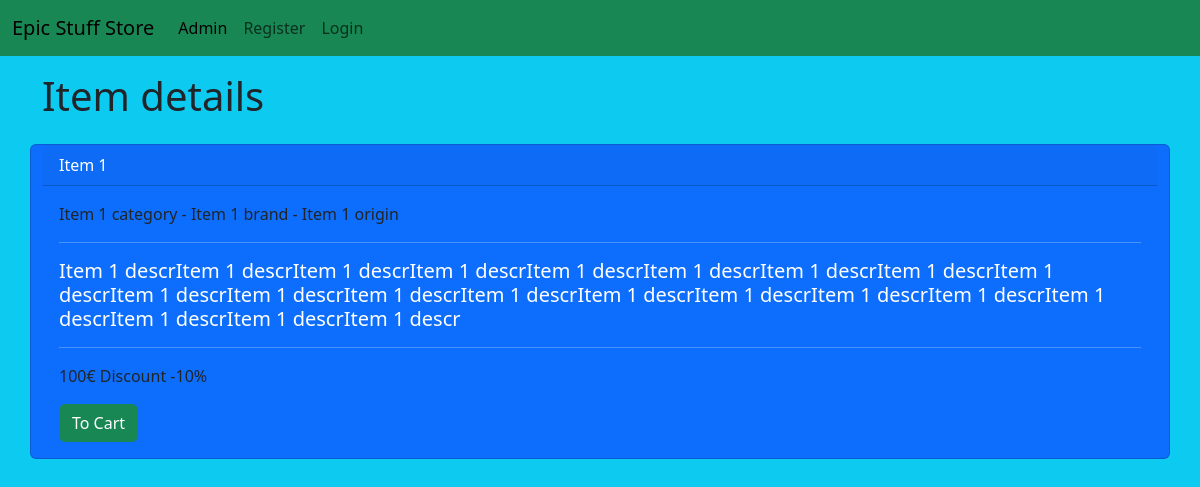
Screenshot of /item/1/ with the database file from the repository.
### items/models.py (models this page shows, shortened)
class StoreItem(models.Model):
    title = models.CharField(max_length=50)
    description = models.CharField(max_length=500)
    origin = models.CharField(max_length=20)
    brand = models.CharField(max_length=20)
    category = models.CharField(max_length=20)
    price = models.PositiveIntegerField()
    discount = models.PositiveIntegerField()
    amount_sold = models.PositiveIntegerField()

### items/views.py (the view)
# urls.py: path("item/<int:pk>/", views.item_detail, name="detail"),
def item_detail(request, pk):
    item = models.StoreItem.objects.get(pk=pk)
    return render(request, "item_details.html", context={"item": item})

### items/templates/item_details.html
{% extends "base.html" %}
{% block body %}
  <h1 class="mt-3">Item details</h1>
  <div class="col-12">
    <div class="row">
      <div class="card text-bg-primary me-3 mt-3">
        <div class="card-header">{{ item.title }}</div>
        <div class="card-body">
          <p class="text-dark">{{ item.category }}
            -
            {{ item.brand }}
            -
            {{ item.origin }}</p>
          <hr>
          <h5 class="card-title">{{ item.description }}</h5>
          <hr>
          <p class="text-dark">{{ item.price }}€ Discount -{{ item.discount }}%</p>
          <a href="#" class="btn btn-success">To Cart</a>
        </div>
      </div>
    </div>
  </div>
{% endblock body %}

### rows the page displays
StoreItem: title "Item 1", category "Item 1 category", brand "Item 1 brand", origin "Item 1 origin", description "Item 1 descrItem 1 descrItem 1 descrItem 1 descrItem 1 descrItem 1 descrItem 1 descrItem 1 descrItem 1 descrItem 1 descrItem 1 descrItem 1 descrItem 1 descrItem 1 descrItem 1 descrItem 1 descrItem 1 descrItem 1 descrItem 1 descrItem 1 descrItem 1 descr", price "100", discount "10"
